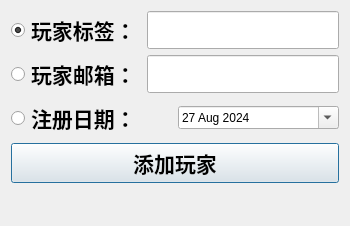
<?xml version="1.0" encoding="UTF-8"?>
<ui version="4.0">
 <class>AddPlayerDialog</class>
 <widget class="QDialog" name="AddPlayerDialog">
  <property name="geometry">
   <rect>
    <x>0</x>
    <y>0</y>
    <width>350</width>
    <height>220</height>
   </rect>
  </property>
  <property name="windowTitle">
   <string>增加玩家</string>
  </property>
  <layout class="QVBoxLayout" name="verticalLayout">
   <item>
    <layout class="QHBoxLayout" name="horizontalLayout">
     <item>
      <widget class="QRadioButton" name="radioButtonTag">
       <property name="font">
        <font>
         <family>Heiti SC</family>
         <pointsize>16</pointsize>
         <weight>75</weight>
         <bold>true</bold>
        </font>
       </property>
       <property name="text">
        <string>玩家标签：</string>
       </property>
       <property name="checkable">
        <bool>true</bool>
       </property>
       <property name="checked">
        <bool>true</bool>
       </property>
       <property name="autoRepeat">
        <bool>false</bool>
       </property>
       <property name="autoExclusive">
        <bool>true</bool>
       </property>
      </widget>
     </item>
     <item>
      <widget class="QLineEdit" name="lineEditTag">
       <property name="font">
        <font>
         <family>Heiti SC</family>
         <pointsize>16</pointsize>
         <weight>75</weight>
         <bold>true</bold>
        </font>
       </property>
      </widget>
     </item>
    </layout>
   </item>
   <item>
    <layout class="QHBoxLayout" name="horizontalLayout_4">
     <item>
      <widget class="QRadioButton" name="radioButtonEmail">
       <property name="font">
        <font>
         <family>Heiti SC</family>
         <pointsize>16</pointsize>
         <weight>75</weight>
         <bold>true</bold>
        </font>
       </property>
       <property name="text">
        <string>玩家邮箱：</string>
       </property>
       <property name="autoExclusive">
        <bool>false</bool>
       </property>
      </widget>
     </item>
     <item>
      <widget class="QLineEdit" name="lineEditEmail">
       <property name="font">
        <font>
         <family>Heiti SC</family>
         <pointsize>16</pointsize>
         <weight>75</weight>
         <bold>true</bold>
        </font>
       </property>
      </widget>
     </item>
    </layout>
   </item>
   <item>
    <layout class="QHBoxLayout" name="horizontalLayout_5">
     <item>
      <widget class="QRadioButton" name="radioButtonBindDate">
       <property name="font">
        <font>
         <family>Heiti SC</family>
         <pointsize>16</pointsize>
         <weight>75</weight>
         <bold>true</bold>
        </font>
       </property>
       <property name="text">
        <string>注册日期：</string>
       </property>
       <property name="autoExclusive">
        <bool>false</bool>
       </property>
      </widget>
     </item>
     <item>
      <widget class="QDateEdit" name="dateEdit">
       <property name="calendarPopup">
        <bool>true</bool>
       </property>
       <property name="date">
        <date>
         <year>2024</year>
         <month>8</month>
         <day>27</day>
        </date>
       </property>
      </widget>
     </item>
    </layout>
   </item>
   <item>
    <widget class="QPushButton" name="pushButton">
     <property name="font">
      <font>
       <family>Heiti SC</family>
       <pointsize>16</pointsize>
       <weight>75</weight>
       <bold>true</bold>
      </font>
     </property>
     <property name="text">
      <string>添加玩家</string>
     </property>
    </widget>
   </item>
   <item>
    <widget class="QLabel" name="labelResult">
     <property name="maximumSize">
      <size>
       <width>16777215</width>
       <height>40</height>
      </size>
     </property>
     <property name="font">
      <font>
       <family>Heiti SC</family>
       <pointsize>14</pointsize>
       <weight>75</weight>
       <bold>true</bold>
      </font>
     </property>
     <property name="text">
      <string/>
     </property>
    </widget>
   </item>
  </layout>
 </widget>
 <resources/>
 <connections/>
</ui>
